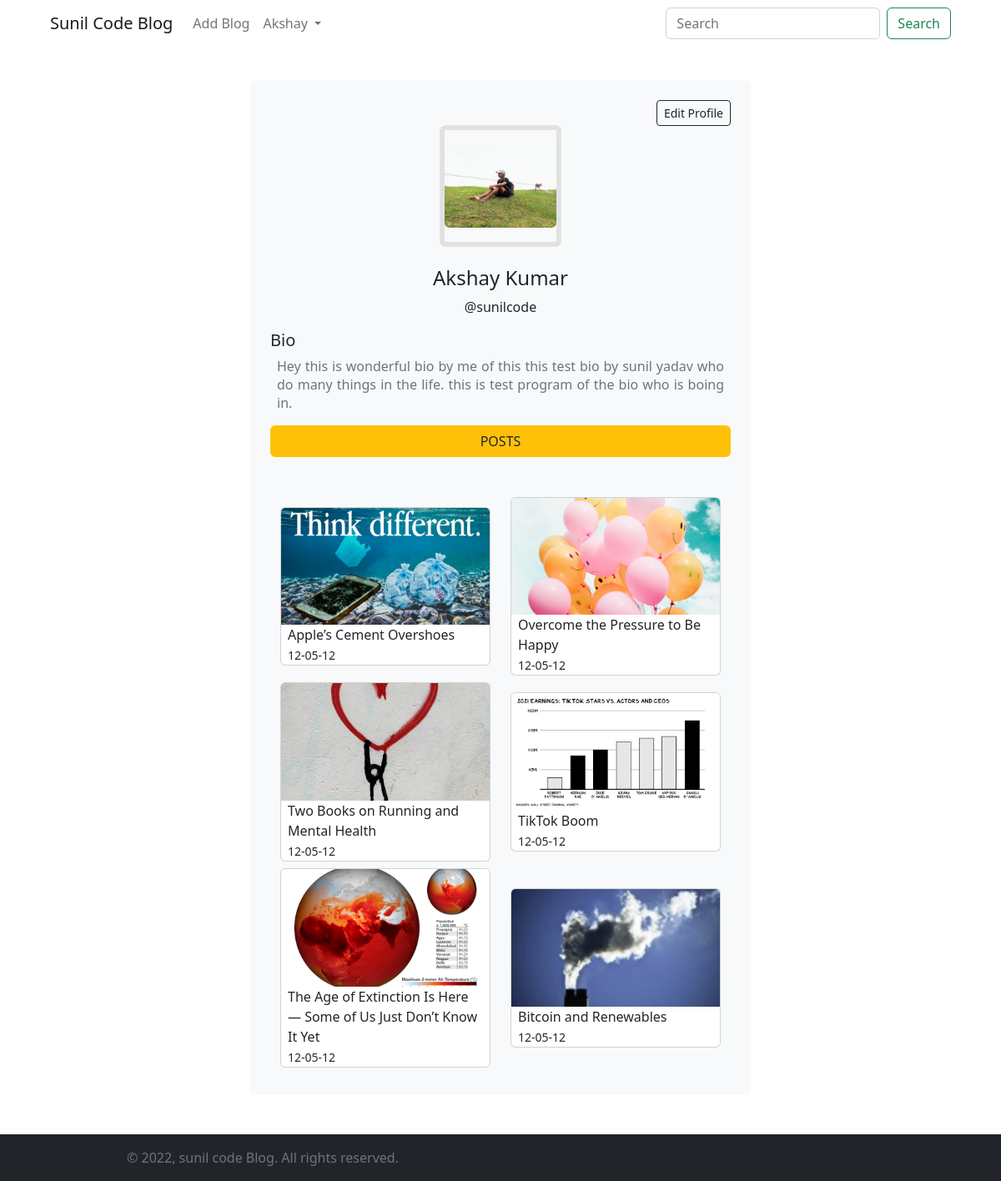
The app's page /profile (signed in), older data.
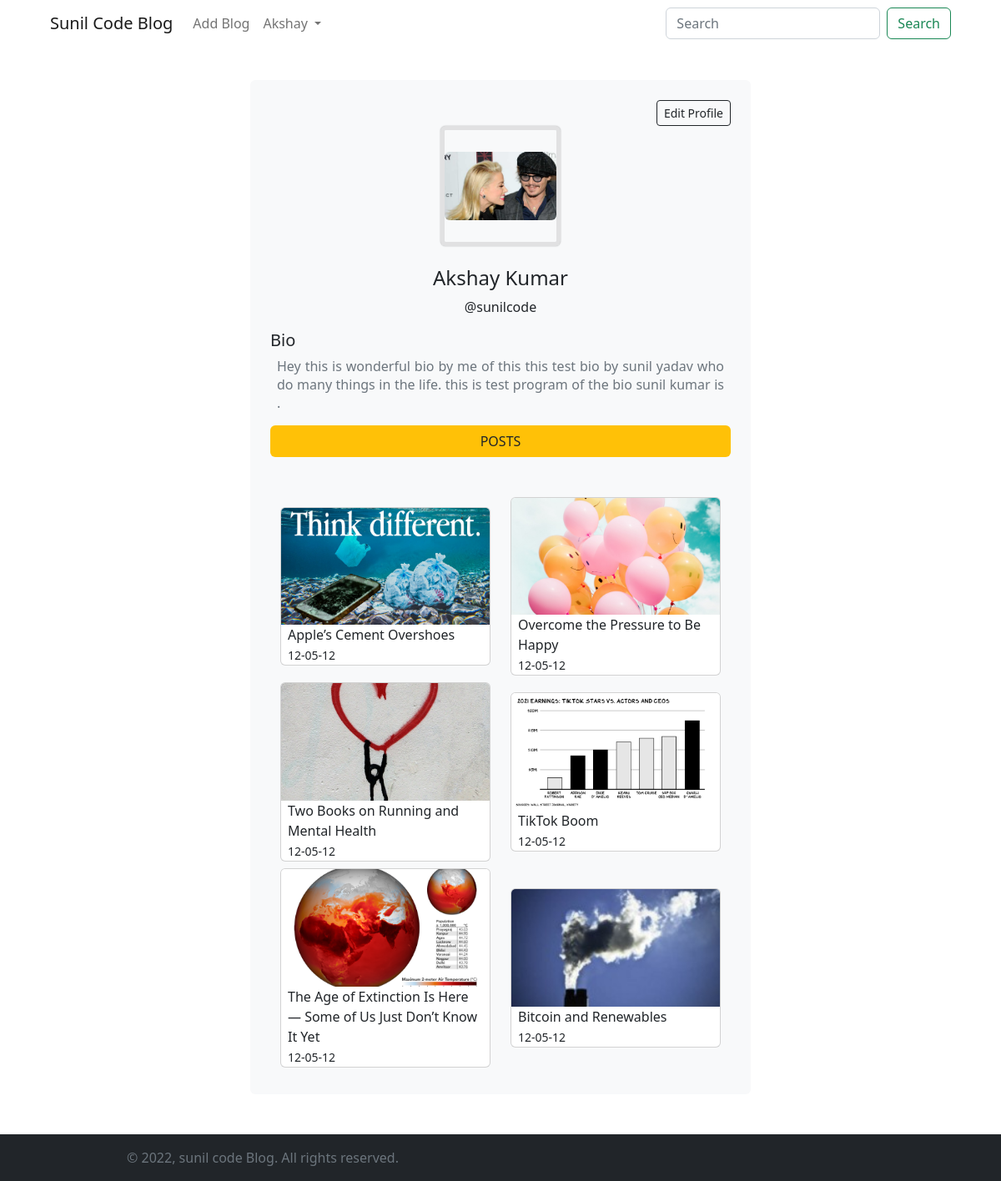
The same page, newer data.
### miniBlog/models.py (models this page shows, shortened)
class Profile(models.Model):
    user=models.OneToOneField(User,on_delete=models.CASCADE)
    is_varified=models.BooleanField(default=False)
    token=models.CharField(max_length=100)
    avatar=models.ImageField(null=True, upload_to='blog' ,default='../static/img/user.png')
    bio=models.TextField(max_length=150, null=True , blank=True, default="this is bio")

### miniBlog/views.py (the view)
# urls.py: path('profile',profile,name='profile'),
def profile(request):
    try:
        if request.user.is_authenticated:
            profile = Profile.objects.get(user=request.user)
            blogs = BlogModel.objects.filter(user=request.user)
            context = {}
            context['blogs'] = blogs
            context['profile'] = profile
            return render(request, 'blog/profile.html', context)
        else:
            messages.error(request, "Please Login!")
            return redirect(home)
    except Exception as e:
        print(e)

### templates/blog/profile.html (shortened to what this page needs)
{% extends './base.html' %}
{% block start %}
<section class="my-5">
    <div class="profile w-50 m-auto bg-light p-4 rounded w-sm-50">
      <small><button class="btn btn-sm btn-outline-dark float-end" data-bs-toggle="modal" data-bs-target="#profileModal" onclick="editProfile()" >Edit Profile</button></small>
        <div class="profile-pic text-center mt-2">
            <div class="image text-center ">
                <img src="{{profile.avatar.url}}" alt="profile image " class="profile-avatar rounded">
            </div>
        </div>
        <div class="info text-center mt-4 mb-3 ">
            <h4>{{profile.user.first_name  }} {{profile.user.last_name}}</h4>
            <p>@{{profile.user.username}}</p>
        </div>
        <div class="bio ">
            <div class="bio-header">
                <h5>Bio </h5>
            </div>
            <p class="text-muted mx-2">{{profile.bio}}</p>
        </div>
        <div class="blogs ">
            <h5 class="text-center btn bg-warning w-100 mb-5">POSTS </h5>
            <div class="posts container-fluid">
                <div class="row align-items-center justify-content-center">
                    {% for blog in blogs %}
                <div class="col-12 col-sm-6 mb-2">
                    <div class="card"><a href="{% url 'blog_detail' blog.slug %}">
                        <img class="card-img-top" src="{{blog.image.url}}" alt="blog images" style="object-fit:cover ; aspect-ratio: 16/ 9;" /></a>
                      <div class="px-2">
                        <span class="d-block"><a class="text-dark text-decoration-none" href="{% url 'blog_detail' blog.slug %}">{{blog.title}} </a></span>
                        <small class="text-gray-500">12-05-12</small>
                      </div>
                    </div>
                </div>
                {% endfor %}
                  </div>
            </div>
        </div>
    </div>
</section>
{% endblock %}

Row changes from the older to the newer data that the page shows:
changed Profile "Akshay": avatar: a different picture; bio "Hey this is wonderful bio by me of this this test bio by sunil yadav who do many things in the life. this is test program of the bio who is boing in." → "Hey this is wonderful bio by me of this this test bio by sunil yadav who do many things in the life. this is test program of the bio sunil kumar is ."
